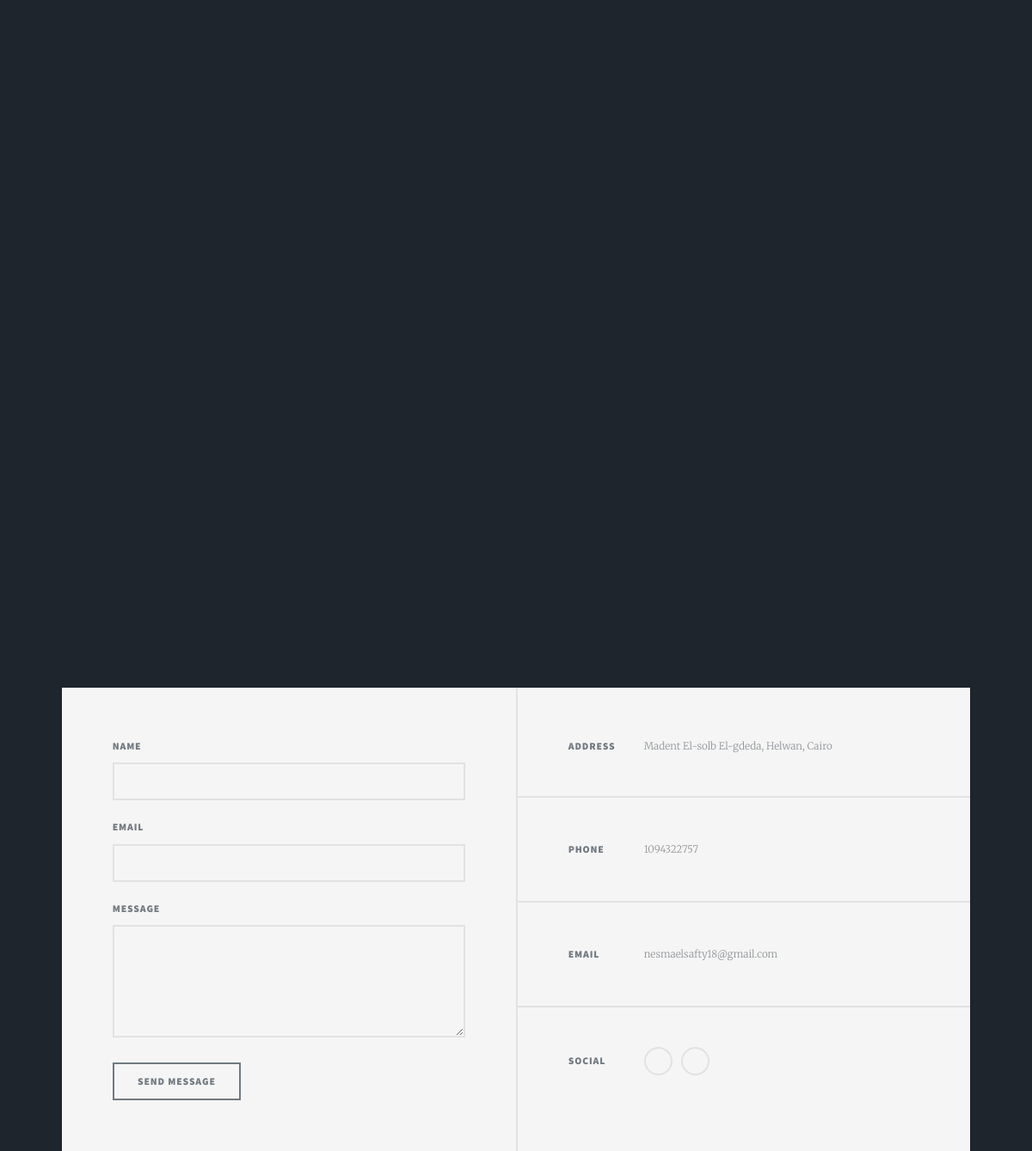
The page /contact-us.php on the database its author committed.
### tables this page shows
CREATE TABLE `data` (
  `id` int(11) NOT NULL,
  `section` text NOT NULL,
  `description` text NOT NULL,
  `vision` text NOT NULL,
  `mission` text NOT NULL,
  `phone` int(11) NOT NULL,
  `email` varchar(225) NOT NULL,
  `address` varchar(225) NOT NULL,
  `image` varchar(225) NOT NULL,
  `video` varchar(225) NOT NULL,
  `username` text NOT NULL,
  `jobTitle` text NOT NULL,
  `subject` text NOT NULL,
  `attached` text NOT NULL,
  `date` timestamp(6) NOT NULL DEFAULT current_timestamp(6) ON UPDATE current_timestamp(6)
);

### admin/connect.php (called while the page is built, shortened)
<?php
$connect = mysqli_connect("localhost","root","","school");
$as_sql = "SELECT * FROM data WHERE section = 'about-us'";
$AS_result = mysqli_query($connect,$as_sql);
$get_as = mysqli_fetch_assoc($AS_result);
?>

### contact-us.php (the view, shortened to what this page needs)
<?php 	include_once 'admin/connect.php'; ?>
<!DOCTYPE HTML>
<html>
	<head>
		<link rel="stylesheet" href="assets/css/main.css" />
	</head>
	<body class="is-preload">
			<div id="wrapper" class="fade-in">
					<header id="header">
					</header>
					<footer id="footer">
						<section>
							<form method="post" action="mail.php">
								<div class="fields">
									<div class="field">
										<label for="name">Name</label>
										<input type="text" name="name" id="name" />
									</div>
									<div class="field">
										<label for="email">Email</label>
										<input type="text" name="email" id="email" />
									</div>
									<div class="field">
										<label for="message">Message</label>
										<textarea name="message" id="message" rows="3"></textarea>
									</div>
								</div>
								<ul class="actions">
									<li><input type="submit" value="Send Message" /></li>
								</ul>
							</form>
						</section>
						<section class="split contact">
							<section class="alt">
								<h3>Address</h3>
								<p><?php echo $get_as['address']; ?></p>
							</section>
							<section>
								<h3>Phone</h3>
								<p><?php echo $get_as['phone']; ?></p>
							</section>
							<section>
								<h3>Email</h3>
								<p><?php echo $get_as['email']; ?></p>
							</section>
							<section>
								<h3>Social</h3>
								<ul class="icons alt">
									<li><a href="#" class="icon brands alt fa-twitter"><span class="label">Twitter</span></a></li>
									<li><a href="#" class="icon brands alt fa-facebook-f"><span class="label">Facebook</span></a></li>
								</ul>
							</section>
						</section>
					</footer>
			</div>
	</body>
</html>

### rows shown on the page
data: address "Madent El-solb El-gdeda, Helwan, Cairo", phone "1094322757", email "nesmaelsafty18@gmail.com"
